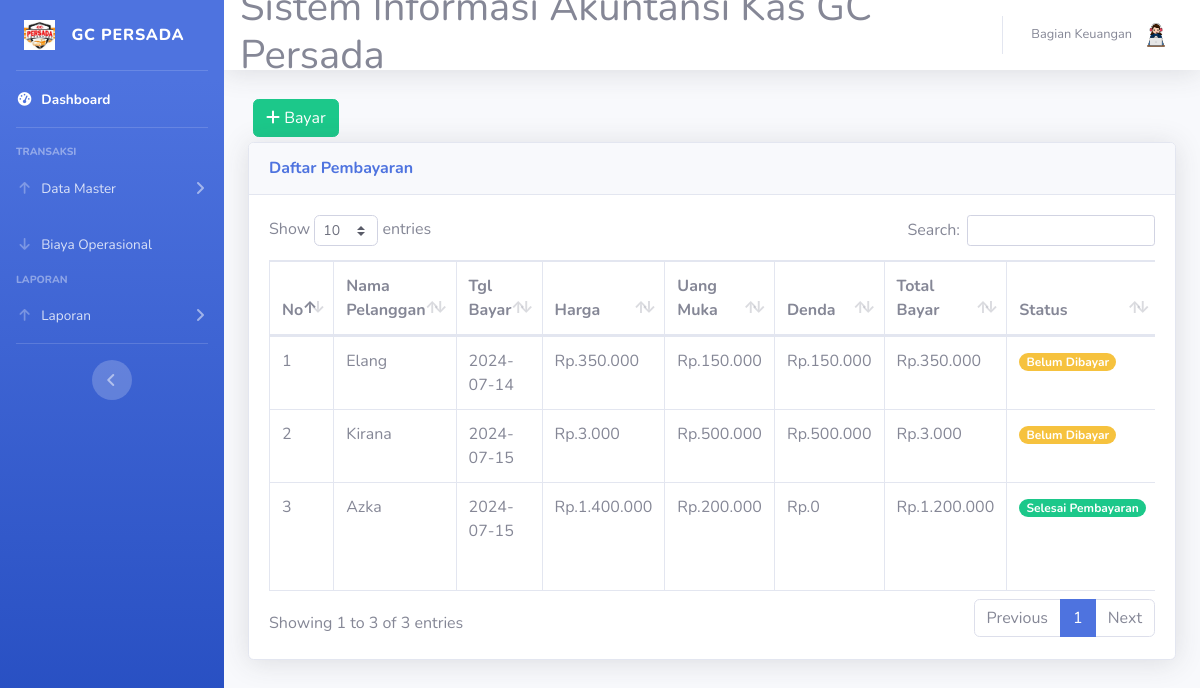
Page /pembayaran.php (signed in) on the committed database.
### tables this page shows
CREATE TABLE `pembayaran` (
  `no_bayar` int(11) NOT NULL,
  `tanggal_bayar` date NOT NULL,
  `uang_muka` int(11) NOT NULL,
  `denda` int(11) NOT NULL,
  `id_sewa` int(11) NOT NULL,
  `no_pelanggan` varchar(15) NOT NULL,
  `total_bayar` int(11) NOT NULL,
  `is_sewa_done` tinyint(1) NOT NULL DEFAULT 0,
  `status` varchar(15) NOT NULL
);

CREATE TABLE `pelanggan` (
  `no_pelanggan` int(2) NOT NULL,
  `nama` varchar(15) NOT NULL,
  `alamat` varchar(20) NOT NULL,
  `no_hp` varchar(13) NOT NULL,
  `img` varchar(25) NOT NULL
);

CREATE TABLE `sewa_kendaraan` (
  `id_sewa` int(2) NOT NULL,
  `tgl_sewa` date NOT NULL,
  `id_mobil` varchar(4) NOT NULL,
  `no_pelanggan` varchar(4) NOT NULL,
  `jenis_sewa` varchar(15) NOT NULL,
  `lama_sewa` varchar(8) NOT NULL,
  `harga` int(11) NOT NULL,
  `total_harga` int(11) NOT NULL,
  `status` tinyint(1) DEFAULT 0,
  `is_paid` tinyint(1) DEFAULT 0
);

### pembayaran.php (the view, shortened to what this page needs)
<?php
require 'koneksi.php';
?>
<!DOCTYPE html>
<html lang="en">
<head>
    <link href="vendor/fontawesome-free/css/all.min.css" rel="stylesheet" type="text/css">
    <link href="css/sb-admin-2.min.css" rel="stylesheet">
    <link href="vendor/datatables/dataTables.bootstrap4.min.css" rel="stylesheet">
</head>
<body id="page-top">
    <?php
    $role = $_SESSION['role_id'];
    if ($role == '3') {
        require('sidebar-karyawan.php');
    } else {
        require('sidebar.php');
    }
    ?>
    <div id="content">
        <?php require 'navbar.php'; ?>
        <div class="container-fluid">
            <button type="button" class="btn btn-success" style="margin:5px" data-toggle="modal" data-target="#myModalTambah"><i class="fa fa-plus"></i> Bayar</button><br>
            <div class="card shadow mb-4">
                <div class="card-header py-3">
                    <h6 class="m-0 font-weight-bold text-primary">Daftar Pembayaran</h6>
                </div>
                <div class="card-body">
                    <div class="table-responsive">
                        <table class="table table-bordered" id="dataTable" width="100%" cellspacing="0">
                            <thead>
                                <tr>
                                    <th>No</th>
                                    <th>Nama Pelanggan</th>
                                    <th>Tgl Bayar</th>
                                    <th>Harga</th>
                                    <th>Uang Muka</th>
                                    <th>Denda</th>
                                    <th>Total Bayar</th>
                                    <th>Status</th>
                                </tr>
                            </thead>
                            <tbody>
                                <?php
                                $no = 0;
                                $query = mysqli_query($koneksi, "SELECT pembayaran.*, pelanggan.nama AS nama_pelanggan, mobil.nama AS nama_mobil, sewa_kendaraan.total_harga FROM pembayaran
                          JOIN pelanggan ON pembayaran.no_pelanggan = pelanggan.no_pelanggan
                          JOIN sewa_kendaraan ON pembayaran.id_sewa = sewa_kendaraan.id_sewa
                          JOIN mobil ON sewa_kendaraan.id_mobil = mobil.id_mobil ORDER BY pembayaran.status ASC");
                                if ($query) {
                                    while ($data = mysqli_fetch_assoc($query)) {
                                ?>
                                        <tr>
                                            <td><?= ++$no; ?></td>
                                            <td><?= $data['nama_pelanggan'] ?></td>
                                            <td><?= $data['tanggal_bayar'] ?></td>
                                            <td>Rp.<?= number_format($data['total_harga'], 0, '', '.'); ?></td>
                                            <td>Rp.<?= number_format($data['uang_muka'], 0, '', '.'); ?></td>
                                            <td>Rp.<?= number_format($data['denda'], 0, '', '.'); ?></td>
                                            <td>Rp.<?= number_format($data['total_bayar'], 0, '', '.'); ?></td>
                                            <td>
                                                <?php
                                                if ($data['status'] === '1') {
                                                    echo '<span class="badge badge-pill badge-success">Selesai Pembayaran</span>';
                                                } else {
                                                    echo '<span class="badge badge-pill badge-warning">Belum Dibayar</span>';
                                                }
                                                ?>
                                            </td>
                                        </tr>
                                <?php }
                                } else {
                                    die("Query Error: " . mysqli_error($koneksi));
                                } ?>
                            </tbody>
                        </table>
                    </div>
                </div>
            </div>
        </div>
    </div>
</body>
</html>

### rows in the picture
pembayaran: pelanggan.nama "Elang", tanggal_bayar "2024-07-14", id_sewa.total_harga "350.000", uang_muka "150.000", denda "150.000", total_bayar "350.000", status "Belum Dibayar"
pembayaran: pelanggan.nama "Kirana", tanggal_bayar "2024-07-15", id_sewa.total_harga "3.000", uang_muka "500.000", denda "500.000", total_bayar "3.000", status "Belum Dibayar"
pembayaran: pelanggan.nama "Azka", tanggal_bayar "2024-07-15", id_sewa.total_harga "1.400.000", uang_muka "200.000", denda "0", total_bayar "1.200.000", status "Selesai Pembayaran"

### other values in the picture
$_SESSION['nama'] "Bagian Keuangan"
